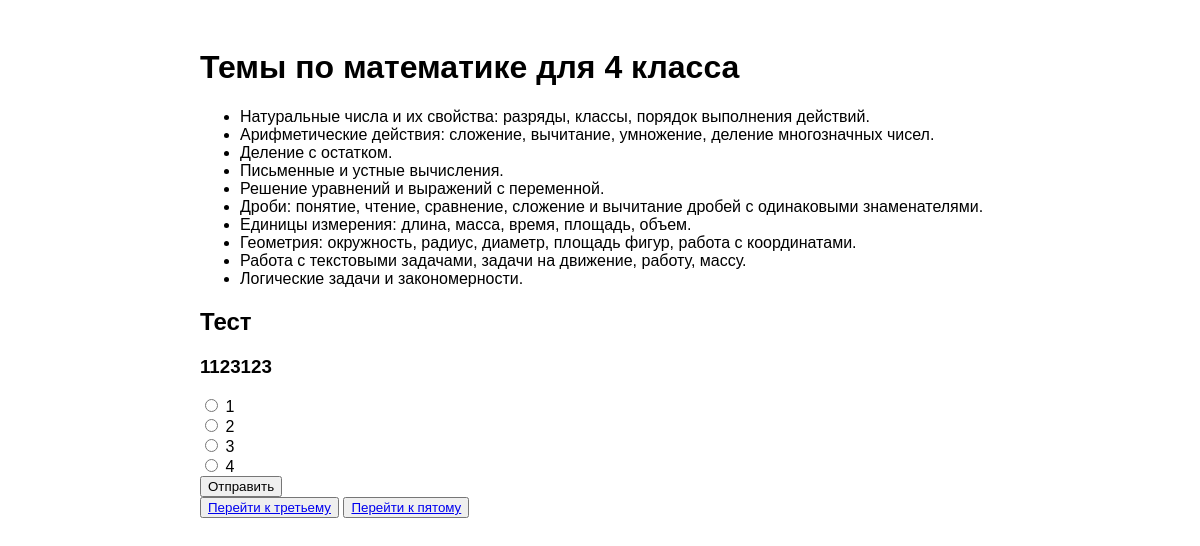
The page /fourth/ on the database its author committed.
### core/models.py (models this page shows, shortened)
class Question(models.Model):
    text = models.TextField()
    classroom = models.ForeignKey(Classroom, on_delete=models.CASCADE, related_name="questions")

class Answer(models.Model):
    question = models.ForeignKey(Question, on_delete=models.CASCADE, related_name="answers")
    text = models.CharField(max_length=255)
    is_correct = models.BooleanField(default=False)

### core/views.py (the view)
# urls.py: path('fourth/', fourth_class_view, name='fourth'),
def fourth_class_view(request):
    questions = Question.objects.filter(classroom_id=4)
    return render(request, "fourth.html", {"questions": questions})

### core/templates/fourth.html (shortened to what this page needs)
<!DOCTYPE html>
<html lang="en">
  <head>
    {% load static %}
    <link rel="stylesheet" href="{% static 'css/style.css' %}" />
  </head>
  <body class="box">
    <div class="box_1">
      <h1>Темы по математике для 4 класса</h1>
      <ul>
        <li>
          Натуральные числа и их свойства: разряды, классы, порядок выполнения
          действий.
        </li>
        <li>
          Арифметические действия: сложение, вычитание, умножение, деление
          многозначных чисел.
        </li>
        <li>Деление с остатком.</li>
        <li>Письменные и устные вычисления.</li>
        <li>Решение уравнений и выражений с переменной.</li>
        <li>
          Дроби: понятие, чтение, сравнение, сложение и вычитание дробей с
          одинаковыми знаменателями.
        </li>
        <li>Единицы измерения: длина, масса, время, площадь, объем.</li>
        <li>
          Геометрия: окружность, радиус, диаметр, площадь фигур, работа с
          координатами.
        </li>
        <li>
          Работа с текстовыми задачами, задачи на движение, работу, массу.
        </li>
        <li>Логические задачи и закономерности.</li>
      </ul>
      <h2>Тест</h2>
      {% for question in questions %}
      <h3>{{ question.text }}</h3>
      <form method="post" action="{% url 'submit_test' classroom_id=4 %}">
        {% csrf_token %} {% for answer in question.answers.all %}
        <label>
          <input
            type="radio"
            name="question_{{ question.id }}"
            value="{{ answer.id }}"
          />
          {{ answer.text }} </label
        ><br />
        {% endfor %}
        <button type="submit">Отправить</button>
      </form>
      {% empty %}
      <p>Нет доступных вопросов.</p>
      {% endfor %}
      <button><a href="{% url 'third' %}">Перейти к третьему</a></button>
      <button><a href="{% url 'fifth' %}">Перейти к пятому</a></button>
    </div>
  </body>
</html>

### core/static/css/style.css (style rules this page uses)
.box { display: flex; justify-content: center; align-items: center; flex-direction: column; padding: 20px; }
.box_1 { width: 100%; max-width: 800px; margin: 0 auto; text-align: left; font-family: Arial, Helvetica, sans-serif; }

### rows shown on the page
Question: text "1123123"
Answer: text "1"
Answer: text "2"
Answer: text "3"
Answer: text "4"
